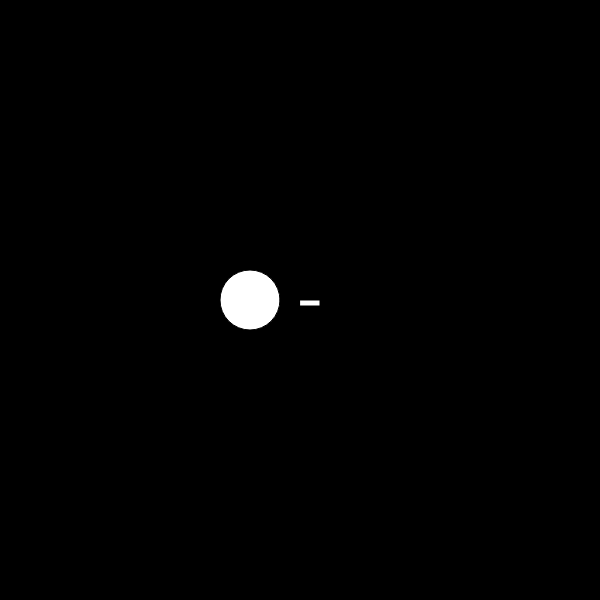
Frame 1 (no input)
Frame 60 (no input): identical to frame 1, image omitted
Frame 120 (the mouse pressed at the canvas centre since frame 60): identical to frame 1, image omitted

The p5.js sketch that drew this single still picture (run headless with seeded random() and noise() and a simulated clock; from frame 60 on, the mouse is pressed at the canvas centre):

// p5.js sketch
// ── sketch.js
let Px = -50
let Py = 0

let Bx = 0
let By = 0

function setup() {
  createCanvas(600, 600);
}

function draw() {
  background(0);
  
  translate(300, 300);
  circle(Px, Py, 60);
  
  rect(Bx, By, 20, 6);
  
  
  
//bullet movement
  
 if (keyIsDown(32)){
   for (let i = 0; i < 10; i +=1)
   Bx += 1
 }
  
  
  

// movement controls
  
  if (keyIsDown(68)){
    Px += 5
  }
  
  if (keyIsDown(65)){
    Px -= 5
  }
  if (keyIsDown(87)){
    Py -= 5
  }
  if (keyIsDown(83)){
    Py += 5
  }
  
}


  
  
  
